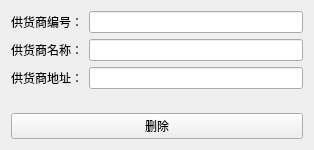
<?xml version="1.0" encoding="UTF-8"?>
<ui version="4.0">
 <class>Form</class>
 <widget class="QWidget" name="Form">
  <property name="geometry">
   <rect>
    <x>0</x>
    <y>0</y>
    <width>314</width>
    <height>150</height>
   </rect>
  </property>
  <property name="windowTitle">
   <string>Form</string>
  </property>
  <layout class="QGridLayout" name="gridLayout">
   <item row="0" column="0">
    <layout class="QFormLayout" name="formLayout">
     <item row="0" column="0">
      <widget class="QLabel" name="label">
       <property name="text">
        <string>供货商编号：</string>
       </property>
      </widget>
     </item>
     <item row="0" column="1">
      <widget class="QLineEdit" name="lineEdit"/>
     </item>
     <item row="1" column="0">
      <widget class="QLabel" name="label_2">
       <property name="text">
        <string>供货商名称：</string>
       </property>
      </widget>
     </item>
     <item row="1" column="1">
      <widget class="QLineEdit" name="lineEdit_2"/>
     </item>
     <item row="2" column="0">
      <widget class="QLabel" name="label_3">
       <property name="text">
        <string>供货商地址：</string>
       </property>
      </widget>
     </item>
     <item row="2" column="1">
      <widget class="QLineEdit" name="lineEdit_3"/>
     </item>
    </layout>
   </item>
   <item row="1" column="0">
    <widget class="QPushButton" name="pushButton">
     <property name="text">
      <string>删除</string>
     </property>
    </widget>
   </item>
  </layout>
 </widget>
 <resources/>
 <connections/>
</ui>
